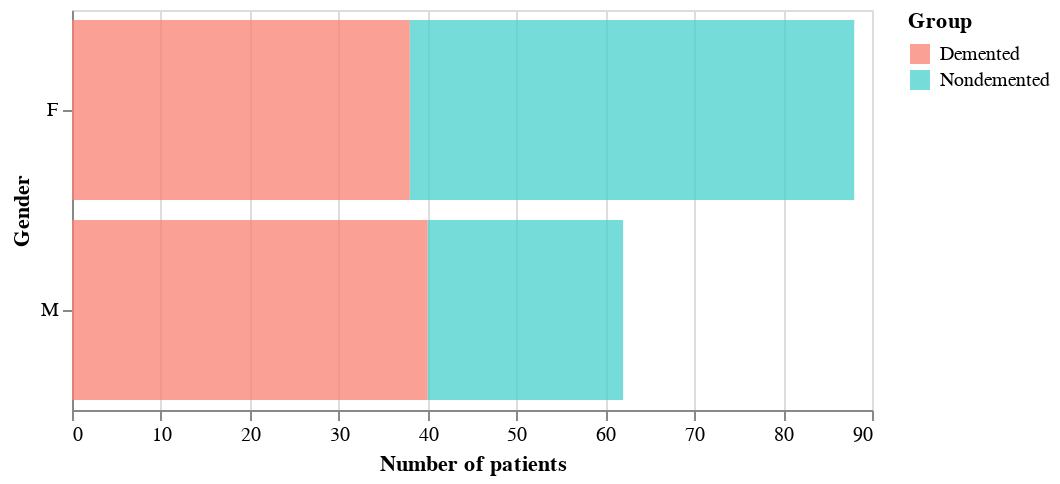

The code cell stored with this chart in its notebook:
### Code cell
# Gender vs Group 2
alt.Chart(GG).mark_bar(
    opacity=0.75
).encode(
    x = alt.X('sum(GG_count)', title='Number of patients'),
    y = alt.Y('M/F', title='Gender'),
    color = alt.Color('Group', scale=alt.Scale(
        domain = ['Demented', 'Nondemented'], 
        range = ['salmon', 'mediumturquoise']), title='Group')
).properties(width=400, height=200)

### Figure 1 — Vega-Lite specification as saved in the notebook (floating-point values rounded to 4 significant figures; data arrays with more than 128 entries replaced by an {"elided": "..."} marker saying what was removed)
{"config": {"view": {"continuousWidth": 400, "continuousHeight": 300}}, "data": {"name": "data-126ce13204806c035d854f46dac8bd31"}, "mark": {"type": "bar", "opacity": 0.75}, "encoding": {"color": {"type": "nominal", "field": "Group", "scale": {"domain": ["Demented", "Nondemented"], "range": ["salmon", "mediumturquoise"]}, "title": "Group"}, "x": {"type": "quantitative", "aggregate": "sum", "field": "GG_count", "title": "Number of patients"}, "y": {"type": "nominal", "field": "M/F", "title": "Gender"}}, "height": 200, "width": 400, "$schema": "https://vega.github.io/schema/vega-lite/v4.8.1.json", "datasets": {"data-126ce13204806c035d854f46dac8bd31": {"elided": "150 records"}}}
